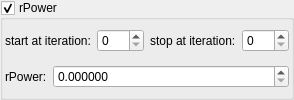
    <widget class="MyGroupBox" name="groupCheck_transf_function_enabled_false">
     <property name="title">
      <string>rPower</string>
     </property>
     <property name="checkable">
      <bool>true</bool>
     </property>
     <layout class="QVBoxLayout" name="verticalLayout_5">
      <property name="leftMargin">
       <number>2</number>
      </property>
      <property name="topMargin">
       <number>2</number>
      </property>
      <property name="rightMargin">
       <number>2</number>
      </property>
      <property name="bottomMargin">
       <number>2</number>
      </property>
      <item>
       <layout class="QHBoxLayout" name="horizontalLayout_10" stretch="0,1,0,1">
        <item>
         <widget class="QLabel" name="label_96">
          <property name="text">
           <string>start at iteration:</string>
          </property>
         </widget>
        </item>
        <item>
         <widget class="MySpinBox" name="spinboxInt_transf_start_iterations_K">
          <property name="sizePolicy">
           <sizepolicy hsizetype="Minimum" vsizetype="Maximum">
            <horstretch>0</horstretch>
            <verstretch>0</verstretch>
           </sizepolicy>
          </property>
          <property name="minimum">
           <number>0</number>
          </property>
          <property name="maximum">
           <number>999</number>
          </property>
          <property name="value">
           <number>0</number>
          </property>
         </widget>
        </item>
        <item>
         <widget class="QLabel" name="label_68">
          <property name="text">
           <string>stop at iteration:</string>
          </property>
         </widget>
        </item>
        <item>
         <widget class="MySpinBox" name="spinboxInt_transf_stop_iterations_K">
          <property name="sizePolicy">
           <sizepolicy hsizetype="Preferred" vsizetype="Maximum">
            <horstretch>0</horstretch>
            <verstretch>0</verstretch>
           </sizepolicy>
          </property>
          <property name="maximum">
           <number>999</number>
          </property>
         </widget>
        </item>
       </layout>
      </item>
      <item>
       <layout class="QGridLayout" name="gridLayout_4" columnstretch="0,1">
        <item row="0" column="0">
         <widget class="QLabel" name="label_173">
          <property name="text">
           <string>rPower:</string>
          </property>
         </widget>
        </item>
        <item row="0" column="1">
         <widget class="MyDoubleSpinBox" name="spinbox_mandelbox_vary_rpower">
          <property name="sizePolicy">
           <sizepolicy hsizetype="Minimum" vsizetype="Maximum">
            <horstretch>0</horstretch>
            <verstretch>0</verstretch>
           </sizepolicy>
          </property>
          <property name="prefix">
           <string/>
          </property>
          <property name="suffix">
           <string/>
          </property>
          <property name="decimals">
           <number>6</number>
          </property>
          <property name="minimum">
           <double>0.000000000000000</double>
          </property>
          <property name="maximum">
           <double>99.000000000000000</double>
          </property>
          <property name="singleStep">
           <double>0.100000000000000</double>
          </property>
         </widget>
        </item>
       </layout>
      </item>
     </layout>
    </widget>
